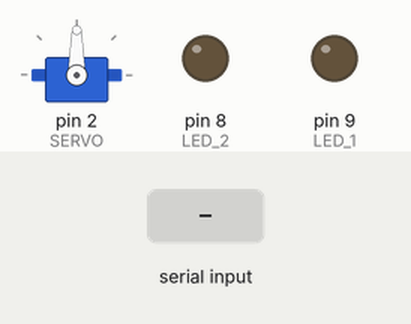
This sketch was run on a simulated Arduino Uno, built with avr-gcc and run on an emulated ATmega328P. Parts: servo, output pins drawn as LEDs (lit = HIGH). Inputs (shaded band) come from the test bench.

Above: at 1.2 s.
1.3 s: byte 0 (0) received over Serial
At 1.8 s:
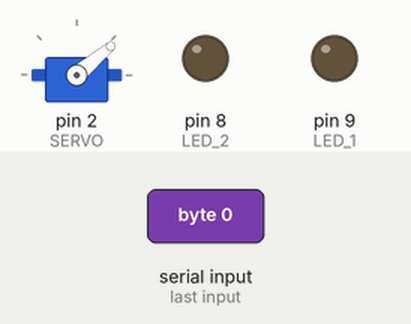
Timing chart, 0 to 4.3 s (numbered marks = the images above; inputs shaded):
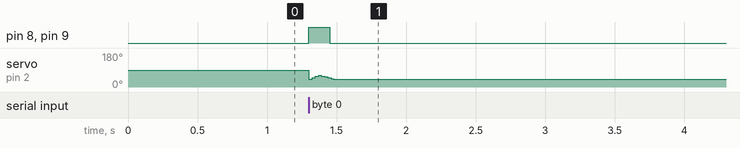

Measured:
- after the input at 1.3 s, pin 8 (LED_2), pin 9 (LED_1): LOW → HIGH at once, → LOW 0.15 s later

The sketch:

bear.ino
```cpp
#include <Servo.h>
#include "IRremote.h"

// define pins

const int IR_RECEIVER = 11;

const int SERVO = 2;

// const int BLUE = 3;
// const int GREEN = 5;
// const int RED = 6;

const int LED_1 = 9;
const int LED_2 = 8;

const int SERVO_BASE_ANGLE = 40;
const int SERVO_MAX_ANGLE = 60;

const int BLINK_INTERVAL = 150; // in milliseconds
const int DEGREE_STEP_FORWARD = 2;
const int DEGREE_STEP_BACKWARD = 1;
const int SERVO_INTERVAL_FORWARD = 5; // in milliseconds : omega_1 = DEGREE_STEP_FORWARD/SERVO_INTERVAL_FORWARD
const int SERVO_INTERVAL_BACKWARD = 5; // in milliseconds : /omega_2 = DEGREE_STEP_BACKWARD/SERVO_INTERVAL_BACKWARD

Servo myservo; // create servo object to control a servo

int current_bpm = 120;
int current_angle = 0;
int current_max_angle = 60;

// time variables
bool current_velocity_positive = true;
unsigned long previous_blink_downbeat = 0;
unsigned long previous_blink_upbeat = 0;
unsigned long previous_servo_move = 0;

IRrecv irrecv(IR_RECEIVER);     // create instance of 'irrecv'
decode_results results;      // create instance of 'decode_results'

// the setup function runs once when you press reset or power the board
void setup() {
  Serial.begin(9600);

  // initialize digital pin LED_BUILTIN as an output.
  // pinMode(LED_BUILTIN, OUTPUT);
  // pinMode(RED, OUTPUT);
  // pinMode(GREEN, OUTPUT);
  // pinMode(BLUE, OUTPUT);
  pinMode(LED_1, OUTPUT);
  pinMode(LED_2, OUTPUT);

  // digitalWrite(LED_BUILTIN, LOW);
  // digitalWrite(RED, LOW);
  // digitalWrite(GREEN, LOW);
  // digitalWrite(BLUE, LOW);
  digitalWrite(LED_1, LOW);
  digitalWrite(LED_2, LOW);

  // attaches the servo on pin 9 to the servo object
  myservo.attach(SERVO);

  // IR receiver
  irrecv.enableIRIn();
}

// the loop function runs over and over again forever
void loop() {
  unsigned long current_millis = millis();

  // catch signal
  if (Serial.available()) {
    // read serial input
    char x = Serial.read();
    switch (x) {
      case 0: flash_beat(true, current_millis); break;
      case 1: flash_beat(false, current_millis); break;
      default: if (x > 1) current_bpm = x; break;
    }
  } else if (irrecv.decode(&results)) {
    switch (translate_ir()) {
      case 1: flash_beat(true, current_millis); break;
      case 2: flash_beat(false, current_millis); break;
      default: break;
    }
    irrecv.resume();
  } else {
    if (previous_blink_downbeat && current_millis - previous_blink_downbeat >= BLINK_INTERVAL) stop_blink(true);
    if (previous_blink_upbeat && current_millis - previous_blink_upbeat >= BLINK_INTERVAL) stop_blink(false);
    if (previous_servo_move && current_millis - previous_servo_move >= get_servo_interval()) move_servo();
  }
}

int get_servo_interval() {
  return current_velocity_positive ? SERVO_INTERVAL_FORWARD : SERVO_INTERVAL_BACKWARD;
}

/** t := 60 s / BPM */
int get_ms_per_beat() {
  return 60000 / current_bpm;
}

/** t' := 0.7t */
int get_servo_effective_time() {
  return get_ms_per_beat() * 7 / 10;
}

/** theta_max := t' / (1/omega_1 + 1/omega_2) */
int get_max_angle() {
  return get_servo_effective_time() / (SERVO_INTERVAL_FORWARD * DEGREE_STEP_FORWARD + SERVO_INTERVAL_BACKWARD * DEGREE_STEP_BACKWARD);
}

void flash_beat(bool is_downbeat, unsigned long current_millis) {
  // digitalWrite(LED_BUILTIN, HIGH);
  // digitalWrite(is_downbeat ? RED : BLUE, HIGH);
  // digitalWrite(is_downbeat ? LED_1 : LED_2, HIGH);
  digitalWrite(LED_1, HIGH);
  digitalWrite(LED_2, HIGH);
  start_servo(current_millis);
  (is_downbeat ? previous_blink_downbeat : previous_blink_upbeat) = current_millis;
}

void stop_beat() {
  // digitalWrite(LED_BUILTIN, LOW);
  // digitalWrite(RED, LOW);
  // digitalWrite(GREEN, LOW);
  // digitalWrite(BLUE, LOW);
  digitalWrite(LED_1, LOW);
  digitalWrite(LED_2, LOW);
}

void stop_blink(bool is_downbeat) {
  // digitalWrite(LED_BUILTIN, LOW);
  // digitalWrite(is_downbeat ? RED : BLUE, LOW);
  // digitalWrite(is_downbeat ? LED_1 : LED_2, LOW);
  digitalWrite(LED_1, LOW);
  digitalWrite(LED_2, LOW);
  (is_downbeat ? previous_blink_downbeat : previous_blink_upbeat) = 0;
}

void start_servo(unsigned long current_millis) {
  myservo.write(SERVO_BASE_ANGLE);
  current_angle = 0;
  current_max_angle = min(SERVO_MAX_ANGLE, get_max_angle());
  current_velocity_positive = true;
  previous_servo_move = current_millis;
}

void move_servo() {
  // check if it should return
  if (current_angle >= current_max_angle) current_velocity_positive = false;

  // move the servo
  current_angle += (current_velocity_positive ? DEGREE_STEP_FORWARD : -DEGREE_STEP_BACKWARD);
  myservo.write(SERVO_BASE_ANGLE + current_angle);

  if (current_angle == 0 && !current_velocity_positive) {
    previous_servo_move = 0; // finish moving
  } else {
    previous_servo_move += get_servo_interval();
  }
}

int translate_ir() {
  // todo control repetition
  switch(results.value) {
    case 0xFFA25D: return 64; // POWER
    case 0xFFE21D: return 65; // FUNC/STOP
    case 0xFF629D: return 66; // VOL+
    case 0xFF22DD: return 67; // FAST BACK
    case 0xFF02FD: return 68; // PAUSE
    case 0xFFC23D: return 69; // FAST FORWAR
    case 0xFFE01F: return 70; // DOWN
    case 0xFFA857: return 71; // VOL-
    case 0xFF906F: return 72; // UP
    case 0xFF9867: return 73; // EQ
    case 0xFFB04F: return 74; // ST/REPT
    case 0xFF6897: return 0; // 0
    case 0xFF30CF: return 1; // 1
    case 0xFF18E7: return 2; // 2
    case 0xFF7A85: return 3; // 3
    case 0xFF10EF: return 4; // 4
    case 0xFF38C7: return 5; // 5
    case 0xFF5AA5: return 6; // 6
    case 0xFF42BD: return 7; // 7
    case 0xFF4AB5: return 8; // 8
    case 0xFF52AD: return 9; // 9
    case 0xFFFFFFFF: return 75; // REPEAT
    default: return -1; // other button
  }
}
```
